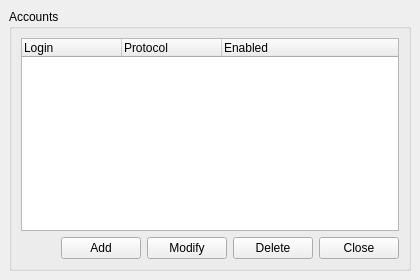
<ui version="4.0" >
 <author></author>
 <comment></comment>
 <exportmacro></exportmacro>
 <class>IMAccountManager</class>
 <widget class="QWidget" name="IMAccountManager" >
  <property name="geometry" >
   <rect>
    <x>0</x>
    <y>0</y>
    <width>420</width>
    <height>280</height>
   </rect>
  </property>
  <property name="windowTitle" >
   <string>WengoPhone - IM Accounts</string>
  </property>
  <layout class="QGridLayout" >
   <property name="margin" >
    <number>9</number>
   </property>
   <property name="spacing" >
    <number>6</number>
   </property>
   <item row="0" column="0" >
    <widget class="QGroupBox" name="groupBox" >
     <property name="title" >
      <string>Accounts</string>
     </property>
     <layout class="QGridLayout" >
      <property name="margin" >
       <number>9</number>
      </property>
      <property name="spacing" >
       <number>6</number>
      </property>
      <item row="0" column="0" >
       <widget class="QTreeWidget" name="treeWidget" >
        <property name="minimumSize" >
         <size>
          <width>0</width>
          <height>70</height>
         </size>
        </property>
        <property name="rootIsDecorated" >
         <bool>false</bool>
        </property>
        <column>
         <property name="text" >
          <string>Login</string>
         </property>
        </column>
        <column>
         <property name="text" >
          <string>Protocol</string>
         </property>
        </column>
        <column>
         <property name="text" >
          <string>Enabled</string>
         </property>
        </column>
       </widget>
      </item>
      <item row="1" column="0" >
       <layout class="QGridLayout" >
        <property name="margin" >
         <number>0</number>
        </property>
        <property name="spacing" >
         <number>6</number>
        </property>
        <item row="0" column="3" >
         <widget class="QPushButton" name="deleteIMAccountButton" >
          <property name="text" >
           <string>Delete</string>
          </property>
          <property name="icon" >
           <iconset resource="../wengophone.qrc" >:/pics/delete.png</iconset>
          </property>
         </widget>
        </item>
        <item row="0" column="2" >
         <widget class="QPushButton" name="modifyIMAccountButton" >
          <property name="text" >
           <string>Modify</string>
          </property>
          <property name="icon" >
           <iconset resource="../wengophone.qrc" >:/pics/edit.png</iconset>
          </property>
         </widget>
        </item>
        <item row="0" column="1" >
         <widget class="QPushButton" name="addIMAccountButton" >
          <property name="text" >
           <string>Add</string>
          </property>
          <property name="icon" >
           <iconset resource="../wengophone.qrc" >:/pics/add.png</iconset>
          </property>
         </widget>
        </item>
        <item row="0" column="4" >
         <widget class="QPushButton" name="closeButton" >
          <property name="text" >
           <string>Close</string>
          </property>
          <property name="icon" >
           <iconset resource="../wengophone.qrc" >:/pics/cancel.png</iconset>
          </property>
         </widget>
        </item>
        <item row="0" column="0" >
         <spacer>
          <property name="orientation" >
           <enum>Qt::Horizontal</enum>
          </property>
          <property name="sizeHint" >
           <size>
            <width>301</width>
            <height>20</height>
           </size>
          </property>
         </spacer>
        </item>
       </layout>
      </item>
     </layout>
    </widget>
   </item>
  </layout>
 </widget>
 <pixmapfunction></pixmapfunction>
 <tabstops>
  <tabstop>treeWidget</tabstop>
  <tabstop>addIMAccountButton</tabstop>
  <tabstop>modifyIMAccountButton</tabstop>
  <tabstop>deleteIMAccountButton</tabstop>
  <tabstop>closeButton</tabstop>
 </tabstops>
 <resources>
  <include location="../wengophone.qrc" />
 </resources>
 <connections/>
</ui>
